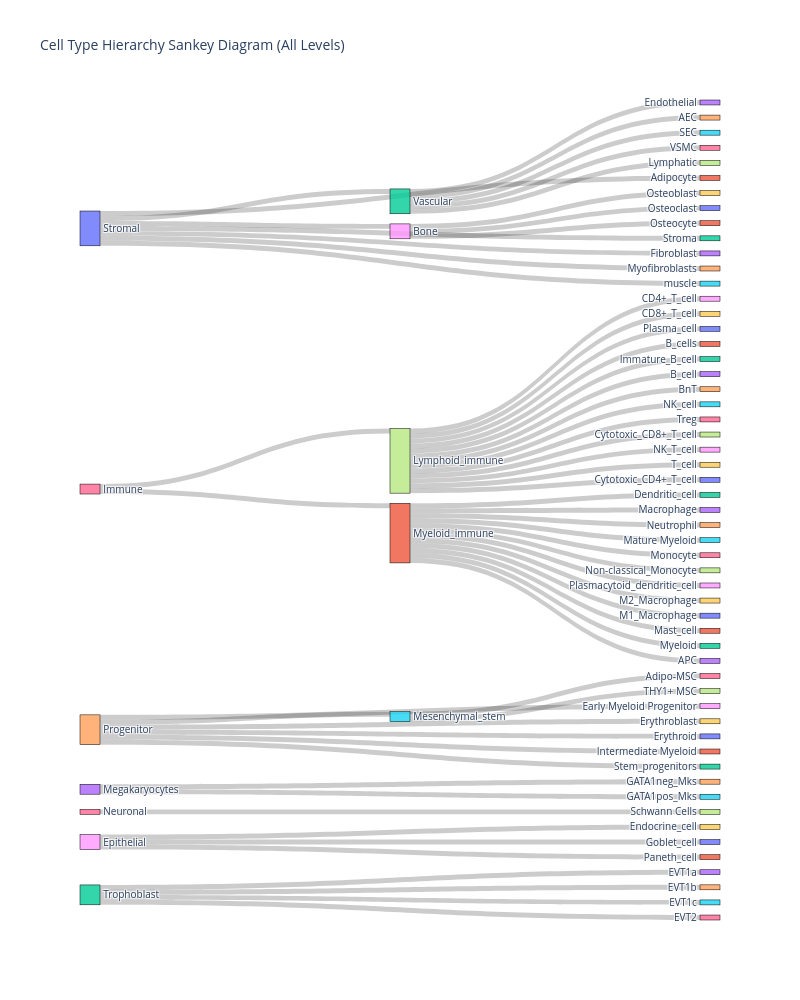

The cell this chart's notebook holds for it:
### Markdown cell above
## Dataset distributions

### Code cell
def parse_tree_levels(file_path):
    # Parse the indented tree file and return (parent, child) pairs for all levels
    with open(file_path, "r") as f:
        lines = f.readlines()

    pairs = []
    stack = []

    for line in lines:
        stripped = line.lstrip()
        node = stripped.strip()
        if not node:
            continue

        indent = len(line) - len(stripped)
        level = indent // 2

        stack = stack[:level]
        stack.append(node)

        if level > 0:
            parent = stack[-2]
            child = stack[-1]
            if parent != child:  # remove self loops
                pairs.append((parent, child))

    return pairs


def generate_sankey_from_tree(file_path, order=None):
    pairs = parse_tree_levels(file_path)

    # Keep first-seen node order from file
    nodes_in_pairs = list(dict.fromkeys([n for pair in pairs for n in pair]))

    # If order list is provided, use it first, then append remaining nodes
    if order is None:
        node_labels = nodes_in_pairs
    else:
        node_labels = [n for n in order if n in nodes_in_pairs] + [
            n for n in nodes_in_pairs if n not in order
        ]

    label_to_idx = {label: i for i, label in enumerate(node_labels)}

    source = [label_to_idx[pair[0]] for pair in pairs]
    target = [label_to_idx[pair[1]] for pair in pairs]
    value = [1] * len(pairs)

    fig = go.Figure(
        data=[
            go.Sankey(
                node=dict(
                    pad=15,
                    thickness=20,
                    line=dict(color="black", width=0.5),
                    label=node_labels,
                ),
                link=dict(
                    source=source,
                    target=target,
                    value=value,
                ),
            )
        ]
    )

    fig.update_layout(
        title_text="Cell Type Hierarchy Sankey Diagram (All Levels)",
        font_size=10,
        width=800,
        height=1000,
    )
    fig.show()

generate_sankey_from_tree(file_path)

### Figure 1 — Plotly figure (JSON) as saved in the notebook; plotly's stock layout.template omitted (floating-point values rounded to 4 significant figures)
{"data": [{"link": {"source": [0, 0, 2, 2, 2, 2, 2, 0, 8, 8, 8, 0, 0, 0, 0, 16, 17, 17, 17, 17, 17, 17, 17, 17, 17, 17, 17, 17, 17, 16, 31, 31, 31, 31, 31, 31, 31, 31, 31, 31, 31, 31, 44, 45, 45, 44, 44, 44, 44, 44, 53, 53, 56, 58, 58, 58, 62, 62, 62, 62], "target": [1, 2, 3, 4, 5, 6, 7, 8, 9, 10, 11, 12, 13, 14, 15, 17, 18, 19, 20, 21, 22, 23, 24, 25, 26, 27, 28, 29, 30, 31, 32, 33, 34, 35, 36, 37, 38, 39, 40, 41, 42, 43, 45, 46, 47, 48, 49, 50, 51, 52, 54, 55, 57, 59, 60, 61, 63, 64, 65, 66], "value": [1, 1, 1, 1, 1, 1, 1, 1, 1, 1, 1, 1, 1, 1, 1, 1, 1, 1, 1, 1, 1, 1, 1, 1, 1, 1, 1, 1, 1, 1, 1, 1, 1, 1, 1, 1, 1, 1, 1, 1, 1, 1, 1, 1, 1, 1, 1, 1, 1, 1, 1, 1, 1, 1, 1, 1, 1, 1, 1, 1]}, "node": {"label": ["Stromal", "Adipocyte", "Vascular", "Endothelial", "AEC", "SEC", "VSMC", "Lymphatic", "Bone", "Osteoblast", "Osteoclast", "Osteocyte", "Stroma", "Fibroblast", "Myofibroblasts", "muscle", "Immune", "Lymphoid_immune", "CD4+_T_cell", "CD8+_T_cell", "Plasma_cell", "B_cells", "Immature_B_cell", "B_cell", "BnT", "NK_cell", "Treg", "Cytotoxic_CD8+_T_cell", "NK_T_cell", "T_cell", "Cytotoxic_CD4+_T_cell", "Myeloid_immune", "Dendritic_cell", "Macrophage", "Neutrophil", "Mature Myeloid", "Monocyte", "Non-classical_Monocyte", "Plasmacytoid_dendritic_cell", "M2_Macrophage", "M1_Macrophage", "Mast_cell", "Myeloid", "APC", "Progenitor", "Mesenchymal_stem", "Adipo-MSC", "THY1+ MSC", "Early Myeloid Progenitor", "Erythroblast", "Erythroid", "Intermediate Myeloid", "Stem_progenitors", "Megakaryocytes", "GATA1neg_Mks", "GATA1pos_Mks", "Neuronal", "Schwann Cells", "Epithelial", "Endocrine_cell", "Goblet_cell", "Paneth_cell", "Trophoblast", "EVT1a", "EVT1b", "EVT1c", "EVT2"], "line": {"color": "black", "width": 0.5}, "pad": 15, "thickness": 20}, "type": "sankey"}], "layout": {"font": {"size": 10}, "height": 1000, "title": {"text": "Cell Type Hierarchy Sankey Diagram (All Levels)"}, "width": 800}}
